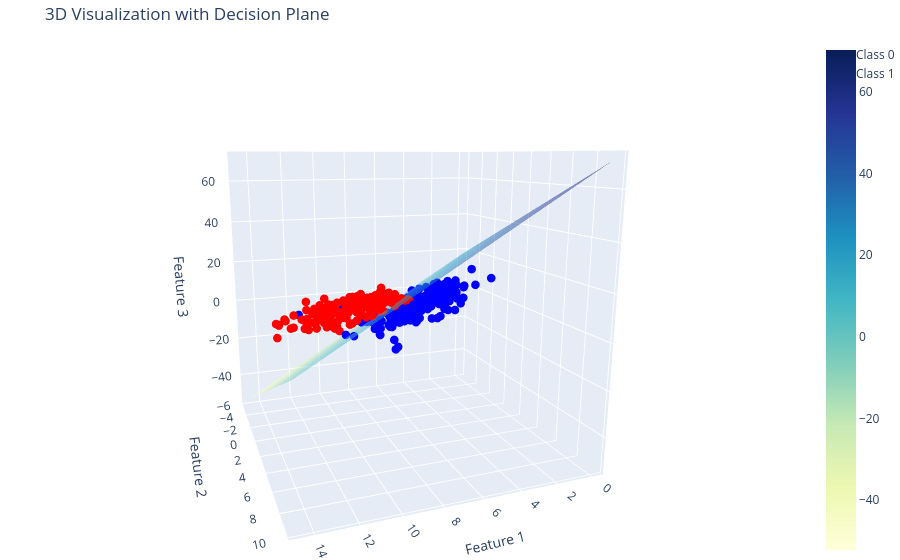

Here is the notebook cell this chart was saved with:
### Markdown cell above
Статичный график не очень наглядно описывает разделение. Воспользуемся интерактивным графиком

### Code cell
# Сетка для плоскости
x1_range = np.linspace(X_train[:, 0].min(), X_train[:, 0].max(), 10)
x2_range = np.linspace(X_train[:, 1].min(), X_train[:, 1].max(), 10)
x1_grid, x2_grid = np.meshgrid(x1_range, x2_range)
x3_grid = decision_boundary(x1_grid, x2_grid)

# Создание 3D-графика с plotly
fig = go.Figure()

# Точки класса 0
fig.add_trace(go.Scatter3d(
    x=X_train[y_train == 0, 0],
    y=X_train[y_train == 0, 1],
    z=X_train[y_train == 0, 2],
    mode='markers',
    marker=dict(size=5, color='blue'),
    name='Class 0'
))

# Точки класса 1
fig.add_trace(go.Scatter3d(
    x=X_train[y_train == 1, 0],
    y=X_train[y_train == 1, 1],
    z=X_train[y_train == 1, 2],
    mode='markers',
    marker=dict(size=5, color='red'),
    name='Class 1'
))

# Разделяющая плоскость
fig.add_trace(go.Surface(
    x=x1_grid, 
    y=x2_grid, 
    z=x3_grid, 
    colorscale='YlGnBu', 
    opacity=0.5,
    name='Decision Plane'
))

# Настройки графика
fig.update_layout(
    title='3D Visualization with Decision Plane',
    scene=dict(
        xaxis_title='Feature 1',
        yaxis_title='Feature 2',
        zaxis_title='Feature 3'
    ),
    margin=dict(l=0, r=0, b=0, t=40)
)

# Отобразить график
fig.show()

### Figure 1 — Plotly figure (JSON) as saved in the notebook; plotly's stock layout.template omitted (floating-point values rounded to 4 significant figures; data arrays with more than 128 entries replaced by an {"elided": "..."} marker saying what was removed)
{"data": [{"marker": {"color": "blue", "size": 5}, "mode": "markers", "name": "Class 0", "type": "scatter3d", "x": {"elided": "186 float values"}, "y": {"elided": "186 float values"}, "z": {"elided": "186 float values"}}, {"marker": {"color": "red", "size": 5}, "mode": "markers", "name": "Class 1", "type": "scatter3d", "x": {"elided": "189 float values"}, "y": {"elided": "189 float values"}, "z": {"elided": "189 float values"}}, {"colorscale": [[0, "rgb(255,255,217)"], [0.125, "rgb(237,248,177)"], [0.25, "rgb(199,233,180)"], [0.375, "rgb(127,205,187)"], [0.5, "rgb(65,182,196)"], [0.625, "rgb(29,145,192)"], [0.75, "rgb(34,94,168)"], [0.875, "rgb(37,52,148)"], [1, "rgb(8,29,88)"]], "name": "Decision Plane", "opacity": 0.5, "type": "surface", "x": [[-0.2123, 1.438, 3.089, 4.739, 6.39, 8.041, 9.691, 11.34, 12.99, 14.64], [-0.2123, 1.438, 3.089, 4.739, 6.39, 8.041, 9.691, 11.34, 12.99, 14.64], [-0.2123, 1.438, 3.089, 4.739, 6.39, 8.041, 9.691, 11.34, 12.99, 14.64], [-0.2123, 1.438, 3.089, 4.739, 6.39, 8.041, 9.691, 11.34, 12.99, 14.64], [-0.2123, 1.438, 3.089, 4.739, 6.39, 8.041, 9.691, 11.34, 12.99, 14.64], [-0.2123, 1.438, 3.089, 4.739, 6.39, 8.041, 9.691, 11.34, 12.99, 14.64], [-0.2123, 1.438, 3.089, 4.739, 6.39, 8.041, 9.691, 11.34, 12.99, 14.64], [-0.2123, 1.438, 3.089, 4.739, 6.39, 8.041, 9.691, 11.34, 12.99, 14.64], [-0.2123, 1.438, 3.089, 4.739, 6.39, 8.041, 9.691, 11.34, 12.99, 14.64], [-0.2123, 1.438, 3.089, 4.739, 6.39, 8.041, 9.691, 11.34, 12.99, 14.64]], "y": [[-5.602, -5.602, -5.602, -5.602, -5.602, -5.602, -5.602, -5.602, -5.602, -5.602], [-3.9, -3.9, -3.9, -3.9, -3.9, -3.9, -3.9, -3.9, -3.9, -3.9], [-2.199, -2.199, -2.199, -2.199, -2.199, -2.199, -2.199, -2.199, -2.199, -2.199], [-0.4974, -0.4974, -0.4974, -0.4974, -0.4974, -0.4974, -0.4974, -0.4974, -0.4974, -0.4974], [1.204, 1.204, 1.204, 1.204, 1.204, 1.204, 1.204, 1.204, 1.204, 1.204], [2.906, 2.906, 2.906, 2.906, 2.906, 2.906, 2.906, 2.906, 2.906, 2.906], [4.607, 4.607, 4.607, 4.607, 4.607, 4.607, 4.607, 4.607, 4.607, 4.607], [6.309, 6.309, 6.309, 6.309, 6.309, 6.309, 6.309, 6.309, 6.309, 6.309], [8.01, 8.01, 8.01, 8.01, 8.01, 8.01, 8.01, 8.01, 8.01, 8.01], [9.712, 9.712, 9.712, 9.712, 9.712, 9.712, 9.712, 9.712, 9.712, 9.712]], "z": [[18.0, 10.19, 2.387, -5.421, -13.23, -21.04, -28.84, -36.65, -44.46, -52.27], [23.8, 16.0, 8.19, 0.3823, -7.425, -15.23, -23.04, -30.85, -38.66, -46.46], [29.61, 21.8, 13.99, 6.185, -1.622, -9.43, -17.24, -25.04, -32.85, -40.66], [35.41, 27.6, 19.8, 11.99, 4.181, -3.626, -11.43, -19.24, -27.05, -34.86], [41.21, 33.41, 25.6, 17.79, 9.984, 2.177, -5.631, -13.44, -21.25, -29.05], [47.02, 39.21, 31.4, 23.59, 15.79, 7.98, 0.1724, -7.635, -15.44, -23.25], [52.82, 45.01, 37.21, 29.4, 21.59, 13.78, 5.976, -1.832, -9.639, -17.45], [58.62, 50.82, 43.01, 35.2, 27.39, 19.59, 11.78, 3.971, -3.836, -11.64], [64.43, 56.62, 48.81, 41.0, 33.2, 25.39, 17.58, 9.774, 1.967, -5.841], [70.23, 62.42, 54.61, 46.81, 39.0, 31.19, 23.38, 15.58, 7.77, -0.03751]]}], "layout": {"autosize": true, "margin": {"b": 0, "l": 0, "r": 0, "t": 40}, "scene": {"aspectmode": "auto", "aspectratio": {"x": 1, "y": 1, "z": 1}, "camera": {"center": {"x": 0, "y": 0, "z": 0}, "eye": {"x": 0.7412, "y": 1.975, "z": 0.4868}, "projection": {"type": "perspective"}, "up": {"x": 0, "y": 0, "z": 1}}, "xaxis": {"title": {"text": "Feature 1"}, "type": "linear"}, "yaxis": {"title": {"text": "Feature 2"}, "type": "linear"}, "zaxis": {"title": {"text": "Feature 3"}, "type": "linear"}}, "title": {"text": "3D Visualization with Decision Plane"}}}
